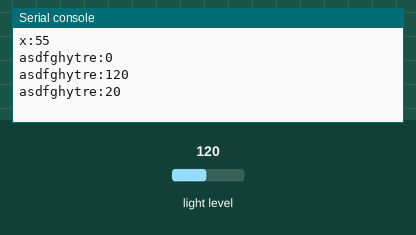
Simulated run of this program. Board: BBC micro:bit (MakeCode). On the bench: the last lines printed to the serial console. Inputs (shaded band) come from the test bench; at power-on: light level 120.

Above: at 1.2 s.
1.3 s: light level set to 5
At 2.1 s:
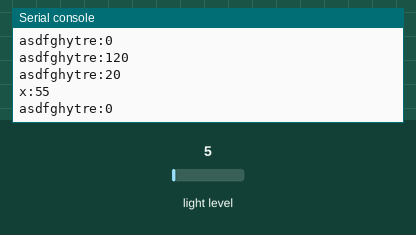
3.6 s: light level set to 64
At 6.6 s:
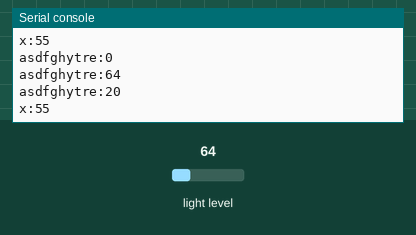
Timing chart, 0 to 8.1 s (numbered marks = the images above; inputs shaded):
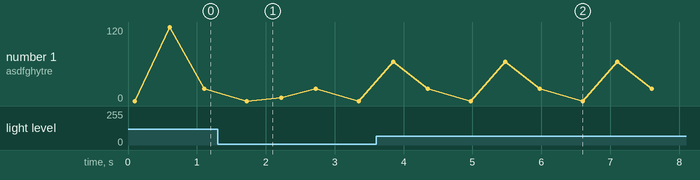

The program:

main.ts
```typescript
serial.redirect(
SerialPin.USB_TX,
SerialPin.USB_RX,
BaudRate.BaudRate115200
)
serial.redirectToUSB()
basic.forever(function () {
    pins.i2cWriteNumber(
    0,
    pins.i2cReadNumber(0, NumberFormat.Int8LE, false),
    NumberFormat.Int8LE,
    false
    )
})
basic.forever(function () {
    pins.i2cWriteNumber(
    0,
    0,
    NumberFormat.Int8LE,
    true
    )
    pins.i2cWriteNumber(
    0,
    0,
    NumberFormat.Int8LE,
    false
    )
})
basic.forever(function () {
    serial.writeValue("x", 55)
    basic.pause(100)
    serial.writeValue("asdfghytre", 0)
    basic.pause(500)
    serial.writeValue("asdfghytre", input.lightLevel())
    basic.pause(500)
    serial.writeValue("asdfghytre", 20)
    basic.pause(500)
})
```

test.ts
```typescript
// テストはここに来ます。このパッケージが拡張機能として使用されるときにはコンパイルされません。
```

Measured:
- after the input at 3.6 s, the serial console: prints a new line after 0.25 s (image 2)
